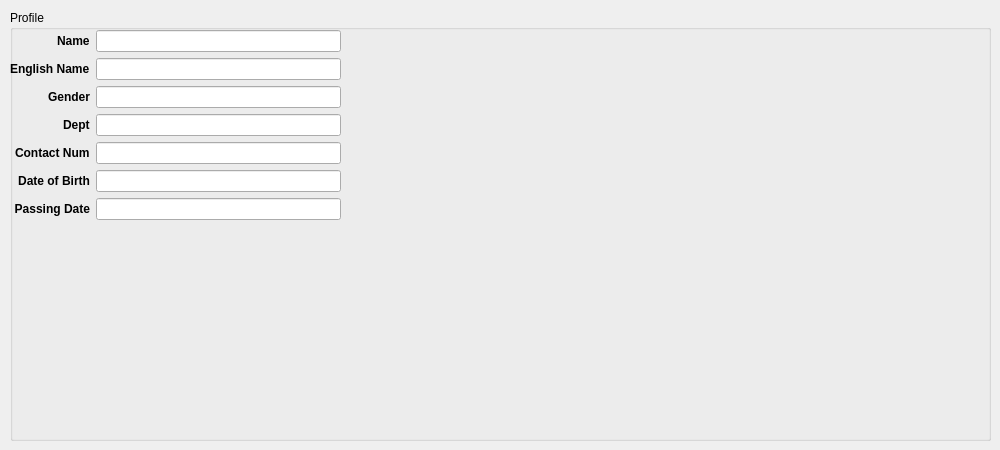
          <widget class="QWidget" name="tab_2">
           <attribute name="title">
            <string>Personal Profile</string>
           </attribute>
           <widget class="QGroupBox" name="groupBox_7">
            <property name="geometry">
             <rect>
              <x>10</x>
              <y>10</y>
              <width>981</width>
              <height>431</height>
             </rect>
            </property>
            <property name="title">
             <string>Profile</string>
            </property>
            <widget class="QWidget" name="formLayoutWidget_3">
             <property name="geometry">
              <rect>
               <x>0</x>
               <y>20</y>
               <width>331</width>
               <height>231</height>
              </rect>
             </property>
             <layout class="QFormLayout" name="formLayout_7">
              <property name="fieldGrowthPolicy">
               <enum>QFormLayout::AllNonFixedFieldsGrow</enum>
              </property>
              <property name="labelAlignment">
               <set>Qt::AlignRight|Qt::AlignTrailing|Qt::AlignVCenter</set>
              </property>
              <item row="0" column="0">
               <widget class="QLabel" name="nameLabel_2">
                <property name="font">
                 <font>
                  <weight>75</weight>
                  <bold>true</bold>
                 </font>
                </property>
                <property name="text">
                 <string>Name</string>
                </property>
               </widget>
              </item>
              <item row="0" column="1">
               <widget class="QLineEdit" name="nameLineEdit_2"/>
              </item>
              <item row="1" column="0">
               <widget class="QLabel" name="englishNameLabel_2">
                <property name="font">
                 <font>
                  <weight>75</weight>
                  <bold>true</bold>
                 </font>
                </property>
                <property name="text">
                 <string>English Name</string>
                </property>
               </widget>
              </item>
              <item row="1" column="1">
               <widget class="QLineEdit" name="englishNameLineEdit_2"/>
              </item>
              <item row="2" column="0">
               <widget class="QLabel" name="genderLabel_2">
                <property name="font">
                 <font>
                  <weight>75</weight>
                  <bold>true</bold>
                 </font>
                </property>
                <property name="text">
                 <string>Gender</string>
                </property>
               </widget>
              </item>
              <item row="3" column="0">
               <widget class="QLabel" name="deptLabel_2">
                <property name="font">
                 <font>
                  <weight>75</weight>
                  <bold>true</bold>
                 </font>
                </property>
                <property name="text">
                 <string>Dept</string>
                </property>
               </widget>
              </item>
              <item row="4" column="0">
               <widget class="QLabel" name="label_8">
                <property name="font">
                 <font>
                  <weight>75</weight>
                  <bold>true</bold>
                 </font>
                </property>
                <property name="text">
                 <string>Contact Num</string>
                </property>
               </widget>
              </item>
              <item row="4" column="1">
               <widget class="QLineEdit" name="lineEdit_2"/>
              </item>
              <item row="5" column="0">
               <widget class="QLabel" name="label_9">
                <property name="font">
                 <font>
                  <weight>75</weight>
                  <bold>true</bold>
                 </font>
                </property>
                <property name="text">
                 <string>Date of Birth</string>
                </property>
                <property name="alignment">
                 <set>Qt::AlignRight|Qt::AlignTrailing|Qt::AlignVCenter</set>
                </property>
               </widget>
              </item>
              <item row="6" column="0">
               <widget class="QLabel" name="label_10">
                <property name="font">
                 <font>
                  <weight>75</weight>
                  <bold>true</bold>
                 </font>
                </property>
                <property name="text">
                 <string>Passing Date</string>
                </property>
                <property name="alignment">
                 <set>Qt::AlignRight|Qt::AlignTrailing|Qt::AlignVCenter</set>
                </property>
                <property name="wordWrap">
                 <bool>true</bool>
                </property>
               </widget>
              </item>
              <item row="5" column="1">
               <widget class="QLineEdit" name="englishNameLineEdit_3"/>
              </item>
              <item row="6" column="1">
               <widget class="QLineEdit" name="lineEdit_3"/>
              </item>
              <item row="2" column="1">
               <widget class="QLineEdit" name="lineEdit_4"/>
              </item>
              <item row="3" column="1">
               <widget class="QLineEdit" name="lineEdit_5"/>
              </item>
             </layout>
            </widget>
            <widget class="QLabel" name="label_11">
             <property name="geometry">
              <rect>
               <x>340</x>
               <y>20</y>
               <width>221</width>
               <height>231</height>
              </rect>
             </property>
             <property name="text">
              <string/>
             </property>
             <property name="pixmap">
              <pixmap>../unknown_profile.png</pixmap>
             </property>
            </widget>
           </widget>
          </widget>
